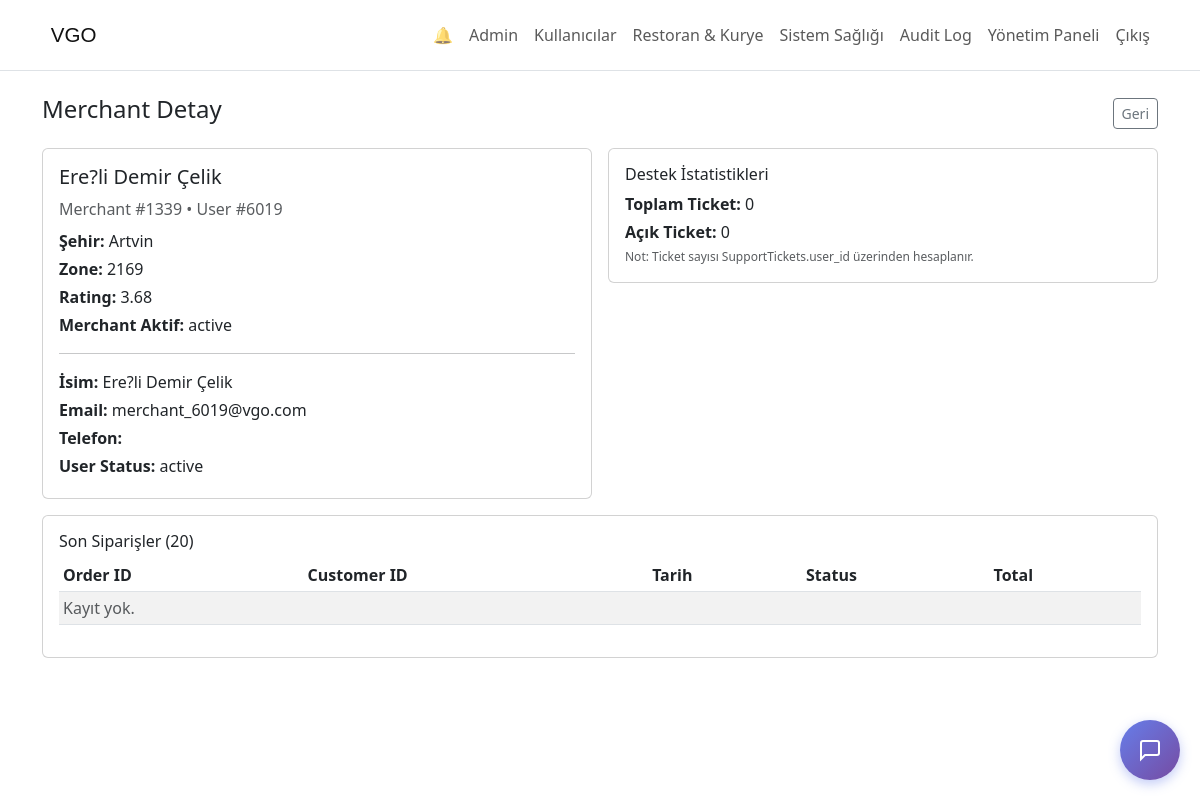
Page /admin_merchant_detail.php?merchant_id=1339&back=admin_partners.php?tab=merchants (signed in) on the committed database.
### tables this page shows
CREATE TABLE IF NOT EXISTS merchants (
  merchant_id INT PRIMARY KEY AUTO_INCREMENT,
  user_id INT NOT NULL UNIQUE,
  store_name VARCHAR(200) NOT NULL,
  tax_number VARCHAR(20) UNIQUE,
  address VARCHAR(500),
  city VARCHAR(100),
  zone_id INT,
  opening_time VARCHAR(5),
  closing_time VARCHAR(5),
  phone VARCHAR(20),
  logo_url VARCHAR(500),
  rating_avg DECIMAL(3,2),
  avg_preparation_time INT,
  total_reviews INT DEFAULT 0,
  is_active INT DEFAULT 1,
  FOREIGN KEY (user_id) REFERENCES users(user_id),
  FOREIGN KEY (zone_id) REFERENCES zones(zone_id)
);

CREATE TABLE IF NOT EXISTS users (
  user_id INT PRIMARY KEY AUTO_INCREMENT,
  role_id INT NOT NULL,
  full_name VARCHAR(200) NOT NULL,
  first_name VARCHAR(100),
  last_name VARCHAR(100),
  email VARCHAR(100) NOT NULL UNIQUE,
  phone VARCHAR(20),
  profile_image VARCHAR(500),
  password_hash VARCHAR(255) NOT NULL,
  status VARCHAR(50) NOT NULL,
  email_verified INT DEFAULT 0,
  birthdate DATE,
  last_login DATETIME NULL,
  created_at DATETIME DEFAULT CURRENT_TIMESTAMP,
  FOREIGN KEY (role_id) REFERENCES roles(role_id)
);

### admin_merchant_detail.php (the view, shortened to what this page needs)
<?php
@include_once __DIR__ . '/migrations_runner.php';
function vgo_table_exists3(mysqli $conn, string $table): bool {
    $stmt = $conn->prepare('SELECT 1 FROM information_schema.TABLES WHERE TABLE_SCHEMA = DATABASE() AND TABLE_NAME = ? LIMIT 1');
    $stmt->bind_param('s', $table);
    $stmt->execute();
    $res = $stmt->get_result();
    $ok = ($res && $res->num_rows > 0);
    return $ok;
}
function vgo_resolve_table_name3(mysqli $conn, array $candidates): string {
    foreach ($candidates as $cand) {
        $cand = (string)$cand;
        if ($cand !== '' && vgo_table_exists3($conn, $cand)) return $cand;
    }
    return (string)($candidates[0] ?? '');
}
function vgo_ident3(string $name): string {
    return '`' . str_replace('`', '``', $name) . '`';
}
$merchantId = isset($_GET['merchant_id']) ? (int)$_GET['merchant_id'] : 0;
$back = isset($_GET['back']) ? (string)$_GET['back'] : 'admin_partners.php?tab=merchants';
$tableMerchants = vgo_resolve_table_name3($conn, ['merchants', 'Merchants']);
$tableUsers = vgo_resolve_table_name3($conn, ['users', 'Users']);
$tableOrders = vgo_resolve_table_name3($conn, ['orders', 'Orders']);
$tableSupportTickets = vgo_resolve_table_name3($conn, ['SupportTickets', 'supporttickets']);
$merchant = null;
$stmt = $conn->prepare(
    'SELECT m.merchant_id, m.user_id, m.store_name, m.city, m.is_active, m.rating_avg, m.zone_id, u.full_name, u.email, u.phone, u.status '
    . 'FROM ' . vgo_ident3($tableMerchants) . ' m JOIN ' . vgo_ident3($tableUsers) . ' u ON m.user_id = u.user_id '
    . 'WHERE m.merchant_id = ? LIMIT 1'
);
if ($stmt) {
    $stmt->bind_param('i', $merchantId);
    $stmt->execute();
    $merchant = $stmt->get_result()->fetch_assoc() ?? null;
}
$userId = (int)($merchant['user_id'] ?? 0);
$ticketsTotal = 0;
$ticketsOpen = 0;
if ($tableSupportTickets !== '' && vgo_table_exists3($conn, $tableSupportTickets) && $userId > 0) {
    $stmtT = $conn->prepare(
        "SELECT COUNT(*) AS total_cnt, SUM(CASE WHEN status IN ('open','in_progress') THEN 1 ELSE 0 END) AS open_cnt "
        . 'FROM ' . vgo_ident3($tableSupportTickets) . ' WHERE user_id = ?'
    );
    if ($stmtT) {
        $stmtT->bind_param('i', $userId);
        $stmtT->execute();
        $rowT = $stmtT->get_result()->fetch_assoc() ?? [];
        $ticketsTotal = (int)($rowT['total_cnt'] ?? 0);
        $ticketsOpen = (int)($rowT['open_cnt'] ?? 0);
    }
}
$orders = [];
if ($tableOrders !== '' && vgo_table_exists3($conn, $tableOrders)) {
    $stmtO = $conn->prepare(
        'SELECT order_id, customer_id, order_date, status, total_price '
        . 'FROM ' . vgo_ident3($tableOrders) . ' WHERE merchant_id = ? '
        . 'ORDER BY order_id DESC LIMIT 20'
    );
    if ($stmtO) {
        $stmtO->bind_param('i', $merchantId);
        $stmtO->execute();
        $orders = $stmtO->get_result()->fetch_all(MYSQLI_ASSOC) ?? [];
    }
}
?>
<!doctype html>
<html>
<head>
    <link rel="stylesheet" href="https://cdn.jsdelivr.net/npm/bootstrap@5.3.0/dist/css/bootstrap.min.css">
</head>
<body>
<?php include 'header.php'; ?>
<div class="container mt-4">
    <div class="d-flex justify-content-between align-items-center mb-3">
        <h4>Merchant Detay</h4>
        <a class="btn btn-sm btn-outline-secondary" href="<?php echo htmlspecialchars($back); ?>">Geri</a>
    </div>
    <div class="row g-3">
        <div class="col-md-6">
            <div class="card">
                <div class="card-body">
                    <h5 class="card-title mb-2"><?php echo htmlspecialchars((string)($merchant['store_name'] ?? '')); ?></h5>
                    <div class="text-muted mb-2">Merchant #<?php echo (int)$merchantId; ?> • User #<?php echo (int)$userId; ?></div>
                    <div class="mb-1"><strong>Şehir:</strong> <?php echo htmlspecialchars((string)($merchant['city'] ?? '')); ?></div>
                    <div class="mb-1"><strong>Zone:</strong> <?php echo htmlspecialchars((string)($merchant['zone_id'] ?? '')); ?></div>
                    <div class="mb-1"><strong>Rating:</strong> <?php echo htmlspecialchars((string)($merchant['rating_avg'] ?? '')); ?></div>
                    <div class="mb-1"><strong>Merchant Aktif:</strong> <?php echo ((int)($merchant['is_active'] ?? 0) === 1) ? 'active' : 'inactive'; ?></div>
                    <hr>
                    <div class="mb-1"><strong>İsim:</strong> <?php echo htmlspecialchars((string)($merchant['full_name'] ?? '')); ?></div>
                    <div class="mb-1"><strong>Email:</strong> <?php echo htmlspecialchars((string)($merchant['email'] ?? '')); ?></div>
                    <div class="mb-1"><strong>Telefon:</strong> <?php echo htmlspecialchars((string)($merchant['phone'] ?? '')); ?></div>
                    <div class="mb-1"><strong>User Status:</strong> <?php echo htmlspecialchars((string)($merchant['status'] ?? '')); ?></div>
                </div>
            </div>
        </div>
        <div class="col-md-6">
            <div class="card">
                <div class="card-body">
                    <h6 class="card-title">Destek İstatistikleri</h6>
                    <div class="mb-1"><strong>Toplam Ticket:</strong> <?php echo (int)$ticketsTotal; ?></div>
                    <div class="mb-1"><strong>Açık Ticket:</strong> <?php echo (int)$ticketsOpen; ?></div>
                    <div class="text-muted" style="font-size:12px;">Not: Ticket sayısı SupportTickets.user_id üzerinden hesaplanır.</div>
                </div>
            </div>
        </div>
        <div class="col-12">
            <div class="card">
                <div class="card-body">
                    <h6 class="card-title">Son Siparişler (20)</h6>
                    <div class="table-responsive">
                        <table class="table table-sm table-striped align-middle">
                            <thead>
                                <tr>
                                    <th>Order ID</th>
                                    <th>Customer ID</th>
                                    <th>Tarih</th>
                                    <th>Status</th>
                                    <th>Total</th>
                                </tr>
                            </thead>
                            <tbody>
                            <?php if (empty($orders)): ?>
                                <tr><td colspan="5" class="text-muted">Kayıt yok.</td></tr>
                            <?php else: foreach ($orders as $o): ?>
                                <tr>
                                    <td><?php echo (int)($o['order_id'] ?? 0); ?></td>
                                    <td><?php echo (int)($o['customer_id'] ?? 0); ?></td>
                                    <td><?php echo htmlspecialchars((string)($o['order_date'] ?? '')); ?></td>
                                    <td><?php echo htmlspecialchars((string)($o['status'] ?? '')); ?></td>
                                    <td><?php echo htmlspecialchars((string)($o['total_price'] ?? '')); ?></td>
                                </tr>
                            <?php endforeach; endif; ?>
                            </tbody>
                        </table>
                    </div>
                </div>
            </div>
        </div>
    </div>
</div>
</body>
</html>

### header.php (shortened to what this page needs)
<?php
$role = $_SESSION['role_id'] ?? 0;
$logo = (file_exists(__DIR__ . '/assets/logo.png')) ? 'assets/logo.png' : 'assets/logo.svg';
$homeHref = 'login.php';
if ($role == 4) {
  $homeHref = 'dashboard.php';
} elseif ($role == 5) {
  $homeHref = 'merchant_dashboard.php';
} elseif ($role == 3) {
  $homeHref = 'courier_dashboard.php';
} elseif ($role == 2) {
  $homeHref = 'operator_dashboard.php';
} elseif ($role == 1 || $role == 6) {
  $homeHref = 'admin_dashboard.php';
}
?>
<nav class="navbar navbar-expand-lg navbar-light bg-white border-bottom">
  <div class="container">
    <a class="navbar-brand" href="<?php echo htmlspecialchars($homeHref); ?>" style="display:flex;align-items:center;gap:8px;">
      <?php if ($logo): ?>
        <img src="<?php echo htmlspecialchars($logo); ?>" alt="VGO" style="height:44px;object-fit:contain;border-radius:6px;" loading="lazy">
      <?php endif; ?>
    </a>
    <div class="collapse navbar-collapse" id="mainNav">
      <ul class="navbar-nav ms-auto">
        <?php if (!$role): ?>
            <li class="nav-item"><a class="nav-link" href="login.php">Giriş</a></li>
            <li class="nav-item"><a class="nav-link" href="register.php">Kayıt</a></li>
        <?php else: ?>
            <li class="nav-item"><a class="nav-link position-relative" href="notifications.php">🔔
            </a></li>
            <?php if ($role == 4): ?>
                <li class="nav-item"><a class="nav-link" href="dashboard.php">Anasayfa</a></li>
                <li class="nav-item"><a class="nav-link" href="orders.php">Siparişlerim</a></li>
              <li class="nav-item"><a class="nav-link" href="addresses.php">Adreslerim</a></li>
                <li class="nav-item"><a class="nav-link" href="favorites.php">💝 Favorilerim</a></li>
                <li class="nav-item"><a class="nav-link" href="cart.php">Sepetim</a></li>
                <li class="nav-item"><a class="nav-link" href="profile.php">Hesabım</a></li>
                <li class="nav-item"><a class="nav-link" href="logout.php">Çıkış Yap</a></li>
            <?php elseif ($role == 3): ?>
                <li class="nav-item"><a class="nav-link" href="courier_dashboard.php">Anasayfa</a></li>
                <li class="nav-item"><a class="nav-link" href="courier_profile.php">Profil</a></li>
                <li class="nav-item"><a class="nav-link" href="logout.php">Çıkış</a></li>
            <?php elseif ($role == 2): ?>
                <li class="nav-item"><a class="nav-link" href="operator_dashboard.php">Anasayfa</a></li>
              <li class="nav-item"><a class="nav-link" href="operator_dashboard.php">Destek Talepleri</a></li>
                <li class="nav-item"><a class="nav-link" href="logout.php">Çıkış</a></li>
            <?php elseif ($role == 1 || $role == 6): ?>
              <li class="nav-item"><a class="nav-link" href="admin_dashboard.php">Admin</a></li>
              <li class="nav-item"><a class="nav-link" href="admin_users.php">Kullanıcılar</a></li>
              <li class="nav-item"><a class="nav-link" href="admin_partners.php">Restoran & Kurye</a></li>
              <li class="nav-item"><a class="nav-link" href="system_health.php">Sistem Sağlığı</a></li>
              <li class="nav-item"><a class="nav-link" href="audit_log.php">Audit Log</a></li>
              <li class="nav-item"><a class="nav-link" href="support_manager.php">Yönetim Paneli</a></li>
                <li class="nav-item"><a class="nav-link" href="logout.php">Çıkış</a></li>
            <?php else: ?>
                <li class="nav-item"><a class="nav-link" href="logout.php">Çıkış</a></li>
            <?php endif; ?>
        <?php endif; ?>
      </ul>
    </div>
  </div>
</nav>
<?php if (!empty($_SESSION['user_id']) && file_exists(__DIR__ . '/support_widget.php')) { include_once __DIR__ . '/support_widget.php'; } ?>

### support_widget.php (shortened to what this page needs)
<div class="support-widget" id="supportWidget">
    <button class="support-btn" onclick="toggleSupportWidget()" title="Canlı Destek">
        <svg width="24" height="24" viewBox="0 0 24 24" fill="none" stroke="currentColor" stroke-width="2">
            <path d="M21 15a2 2 0 0 1-2 2H7l-4 4V5a2 2 0 0 1 2-2h14a2 2 0 0 1 2 2z"></path>
        </svg>
    </button>
</div>

### support_widget.php (style rules this page uses)
.support-widget { position: fixed; bottom: 20px; right: 20px; z-index: 1000; }
.support-btn { width: 60px; height: 60px; border-radius: 50%; background: linear-gradient(135deg, #667eea 0%, #764ba2 100%); border: none; color: white; display: flex; align-items: center; justify-content: center; cursor: pointer; box-shadow: 0 4px 12px rgba(102, 126, 234, 0.4); transition: all 0.3s ease; position: relative; }

### rows in the picture
merchants: store_name "Ere?li Demir Çelik", user "6019", city "Artvin", zone "2169", rating_avg "3.68", user.full_name "Ere?li Demir Çelik", user.email "merchant_6019@vgo.com", user.status "active"

### other values in the picture
$merchantId "1339"
$ticketsTotal "0"
$ticketsOpen "0"
